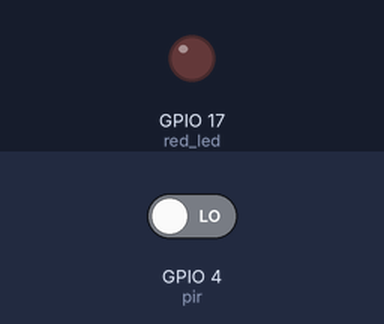
Recording of a program running on a simulated Raspberry Pi (BCM pin numbers). Parts: output pins drawn as LEDs (lit = HIGH). The inputs (shaded band) are chosen by the test bench; at power-on: GPIO 4 (pir) LOW.

Above: at 1.2 s.
1.3 s: GPIO 4 (pir) driven HIGH
At 1.8 s:
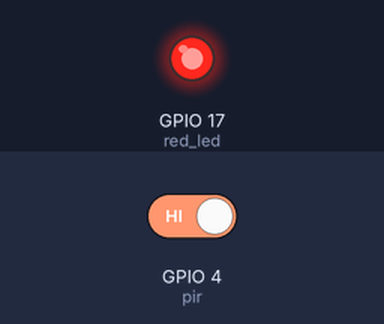
Timing chart, 0 to 4.3 s (numbered marks = the images above; inputs shaded):
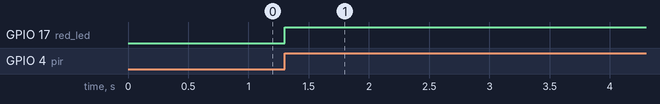

Measured:
- after the input at 1.3 s, GPIO 17 (red_led): LOW → HIGH at once

The program:

PIRLEDMovement.py
```python
from gpiozero import LED, MotionSensor
import time
from signal import pause


red_led = LED(17)
pir = MotionSensor(4)

while True:
    pir.when_motion = red_led.on
    pir.when_no_motion = red_led.off
```
